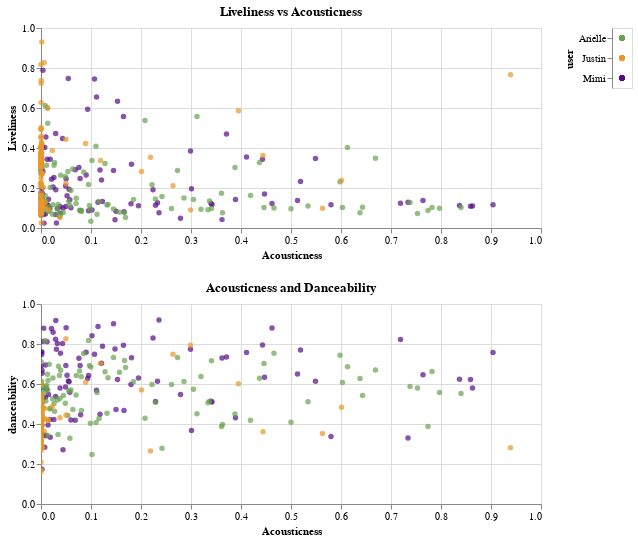

The cell this chart's notebook holds for it:
### Markdown cell above
One scatter plot showing liveness vs acousticness then when you highlight a section, selects on scatter plot below showing danceability and acousticness
		a.  tooltip w song name (altair)

### Code cell
colors = ["#540b84", "#67a34f", "#ea9726"]
color_scale = alt.Scale(domain=df['user'].unique().tolist(),
                        range= colors)

# establishing selection via region
selection = alt.selection_point(fields = ['user']) 


# establishing color change based off selection
color = alt.condition(
    selection,
    alt.Color('user:N', scale=color_scale, legend=None),
    alt.value('lightgrey'))

# establishing brush
brush = alt.selection_interval(encodings=['x'])


#declaring chart
chart2 = alt.Chart(df).mark_circle().encode(
    alt.X('acousticness:Q', title='Acousticness'),
    alt.Y('liveness:Q', title='Liveliness'),
    
    #declaring tooltip
    alt.Tooltip(['user:N','track_name:N','liveness:Q',  'acousticness:Q','artist_name:N']),
    
    #declaring color
    color = color

).add_params(selection,brush).properties(
    height=200,
    width=500,
title = 'Liveliness vs Acousticness')


#creating legend
legend = alt.Chart(df).mark_circle().encode(
alt.Y('user:N'),
    # allowing to select color from legend
    color=color

).add_params(selection)

chart3 = alt.Chart(df).mark_circle().encode(
    alt.X('acousticness:Q', title='Acousticness').scale(domain=brush),
    alt.Y('danceability:Q', title='danceability'),
    
    #declaring tooltip
    alt.Tooltip(['user:N','track_name:N','danceability:Q',  'acousticness:Q','artist_name:N']),
    
    #declaring color
    color = color

).add_params(selection).properties(
    height=200,
    width=500,
title = 'Acousticness and Danceability')


chart4 = ((chart2|legend)&chart3)
chart4

### Figure 1 — Vega-Lite specification as saved in the notebook (floating-point values rounded to 4 significant figures; data arrays with more than 128 entries replaced by an {"elided": "..."} marker saying what was removed)
{"config": {"view": {"continuousWidth": 300, "continuousHeight": 300}}, "vconcat": [{"hconcat": [{"mark": {"type": "circle"}, "encoding": {"color": {"condition": {"param": "param_5", "field": "user", "legend": null, "scale": {"domain": ["Mimi", "Arielle", "Justin"], "range": ["#540b84", "#67a34f", "#ea9726"]}, "type": "nominal"}, "value": "lightgrey"}, "tooltip": [{"field": "user", "type": "nominal"}, {"field": "track_name", "type": "nominal"}, {"field": "liveness", "type": "quantitative"}, {"field": "acousticness", "type": "quantitative"}, {"field": "artist_name", "type": "nominal"}], "x": {"field": "acousticness", "title": "Acousticness", "type": "quantitative"}, "y": {"field": "liveness", "title": "Liveliness", "type": "quantitative"}}, "height": 200, "name": "view_9", "title": "Liveliness vs Acousticness", "width": 500}, {"mark": {"type": "circle"}, "encoding": {"color": {"condition": {"param": "param_5", "field": "user", "legend": null, "scale": {"domain": ["Mimi", "Arielle", "Justin"], "range": ["#540b84", "#67a34f", "#ea9726"]}, "type": "nominal"}, "value": "lightgrey"}, "y": {"field": "user", "type": "nominal"}}, "name": "view_10"}]}, {"mark": {"type": "circle"}, "encoding": {"color": {"condition": {"param": "param_5", "field": "user", "legend": null, "scale": {"domain": ["Mimi", "Arielle", "Justin"], "range": ["#540b84", "#67a34f", "#ea9726"]}, "type": "nominal"}, "value": "lightgrey"}, "tooltip": [{"field": "user", "type": "nominal"}, {"field": "track_name", "type": "nominal"}, {"field": "danceability", "type": "quantitative"}, {"field": "acousticness", "type": "quantitative"}, {"field": "artist_name", "type": "nominal"}], "x": {"field": "acousticness", "scale": {"domain": {"param": "param_6"}}, "title": "Acousticness", "type": "quantitative"}, "y": {"field": "danceability", "title": "danceability", "type": "quantitative"}}, "height": 200, "name": "view_11", "title": "Acousticness and Danceability", "width": 500}], "data": {"name": "data-fc2d202acf34c79a57335987cee32eff"}, "params": [{"name": "param_5", "select": {"type": "point", "fields": ["user"]}, "views": ["view_9", "view_10", "view_11"]}, {"name": "param_6", "select": {"type": "interval", "encodings": ["x"]}, "views": ["view_9"]}], "$schema": "https://vega.github.io/schema/vega-lite/v5.16.3.json", "datasets": {"data-fc2d202acf34c79a57335987cee32eff": {"elided": "300 records"}}}
